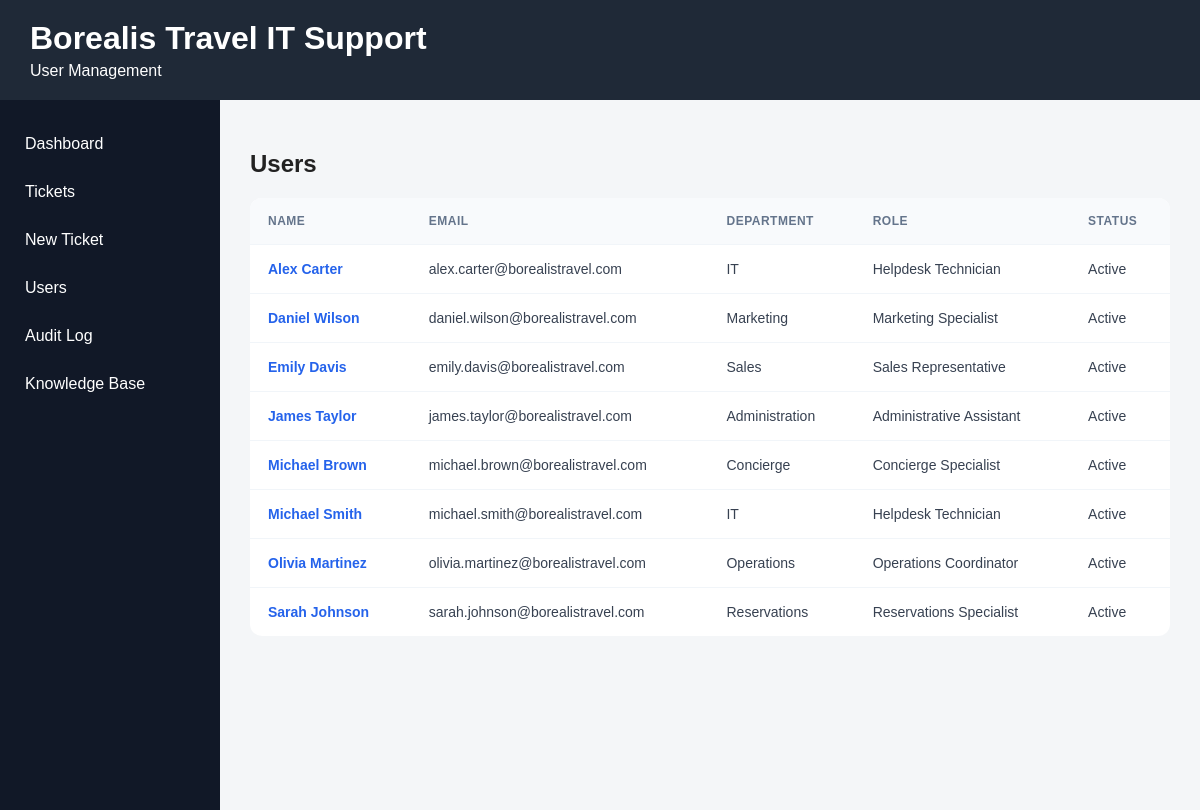
Screenshot of /users with the database file from the repository.
### tables this page shows
CREATE TABLE users (
        id INTEGER PRIMARY KEY,
        name TEXT NOT NULL,
        email TEXT NOT NULL UNIQUE,
        department_id INTEGER NOT NULL,
        role TEXT NOT NULL,
        status TEXT NOT NULL DEFAULT 'Active',
        created_at TEXT NOT NULL DEFAULT CURRENT_TIMESTAMP,
        deactivated_at TEXT,
        FOREIGN KEY (department_id) REFERENCES departments(id)
    );

CREATE TABLE departments (
        id INTEGER PRIMARY KEY,
        name TEXT NOT NULL UNIQUE
    );

### app/main.py (the view)
@app.get("/users")
def users(request: Request):
    users = get_all_users()
    return templates.TemplateResponse(
        request=request,
        name="users.html",
        context={
            "users": users
        }
    )

### app/templates/users.html (shortened to what this page needs)
{% extends "base.html" %}
{% block header_subtitle %}
User Management
{% endblock %}
{% block content %}
<h2>Users</h2>
<table>
    <thead>
        <tr>
            <th>Name</th>
            <th>Email</th>
            <th>Department</th>
            <th>Role</th>
            <th>Status</th>
        </tr>
    </thead>
    <tbody>
        {% for user in users %}
        <tr>
            <td>
                <a href="/users/{{ user['id'] }}">
                    {{ user["name"] }}
                </a>
            </td>
            <td>{{ user["email"] }}</td>
            <td>{{ user["department"] }}</td>
            <td>{{ user["role"] }}</td>
            <td>{{ user["status"] }}</td>
        </tr>
        {% endfor %}
    </tbody>
</table>
{% endblock %}

### app/static/style.css (style rules this page uses)
body { margin: 0; font-family: Arial, sans-serif; background-color: #f4f6f8; color: #222; }
table { width: 100%; border-collapse: separate; border-spacing: 0; background-color: #ffffff; border-radius: 12px; overflow: hidden; }
th, td { padding: 16px 18px; text-align: left; border-bottom: 1px solid #f1f5f9; }
th { background-color: #f8fafc; color: #64748b; font-size: 12px; font-weight: 700; text-transform: uppercase; letter-spacing: 0.5px; white-space: nowrap; }
td { color: #374151; font-size: 14px; vertical-align: middle; }
tbody tr { transition: background-color 0.15s ease; }
tbody tr:last-child td { border-bottom: none; }
td a { color: #2563eb; font-weight: 600; text-decoration: none; }

### rows the page displays
users: name "Alex Carter", email "alex.carter@borealistravel.com", department "IT", role "Helpdesk Technician", status "Active"
users: name "Daniel Wilson", email "daniel.wilson@borealistravel.com", department "Marketing", role "Marketing Specialist", status "Active"
users: name "Emily Davis", email "emily.davis@borealistravel.com", department "Sales", role "Sales Representative", status "Active"
users: name "James Taylor", email "james.taylor@borealistravel.com", department "Administration", role "Administrative Assistant", status "Active"
users: name "Michael Brown", email "michael.brown@borealistravel.com", department "Concierge", role "Concierge Specialist", status "Active"
users: name "Michael Smith", email "michael.smith@borealistravel.com", department "IT", role "Helpdesk Technician", status "Active"
users: name "Olivia Martinez", email "olivia.martinez@borealistravel.com", department "Operations", role "Operations Coordinator", status "Active"
users: name "Sarah Johnson", email "sarah.johnson@borealistravel.com", department "Reservations", role "Reservations Specialist", status "Active"
